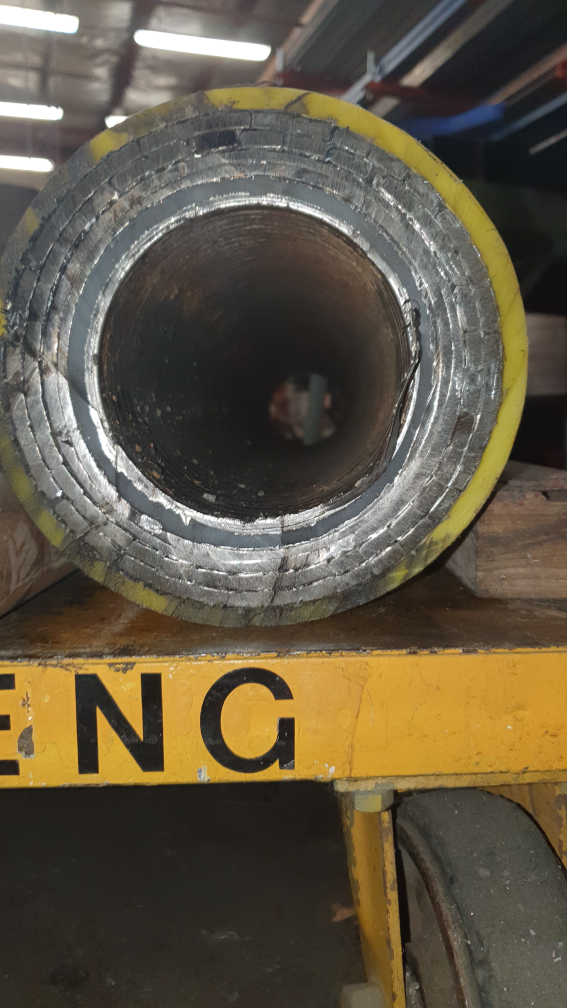
#> input picture archived_experiments/semantic_segmentation/images_to_process/2.jpg, 2268 x 4032 px (shown at 1/4 size); its folder holds only this picture in this run
$ python process_image.py
#> lines starting #> are read from the running program, lines starting #| are printed output that depends on the picture
import cv2
import os
import numpy as np

input_filepath = "images_to_process"
output_filepath = "images"

for img in os.listdir(input_filepath):
    if img.endswith('.jpg') or img.endswith('.png') or img.endswith('.JPG'):
        # Read image
        image = cv2.imread(input_filepath + "/" + img)
#> image is the input picture: shape (4032, 2268, 3); mean B, G, R 68.6, 87, 96.4

        # Crop image to square
        crop_size = min(image.shape[0], image.shape[1])
#> crop_size = 2268
        start_row = (image.shape[0]-crop_size)//2
#> start_row = 882
        end_row = (image.shape[0]-crop_size)//2 + crop_size
#> end_row = 3150
        start_col = (image.shape[1]-crop_size)//2
#> start_col = 0
        end_col = (image.shape[1]-crop_size)//2 + crop_size
#> end_col = 2268
        image = image[start_row:end_row, start_col:end_col]
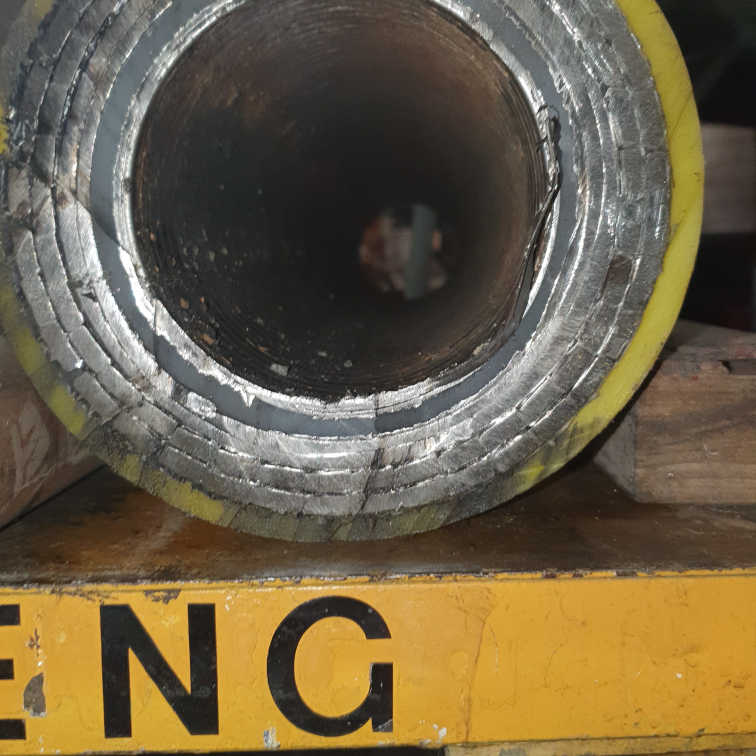
#> image: shape (2268, 2268, 3) (shown at 1/3 size); mean B, G, R 70.5, 96.5, 110

        # Rescale image
        image = cv2.resize(image, (512,512), interpolation=cv2.INTER_CUBIC)
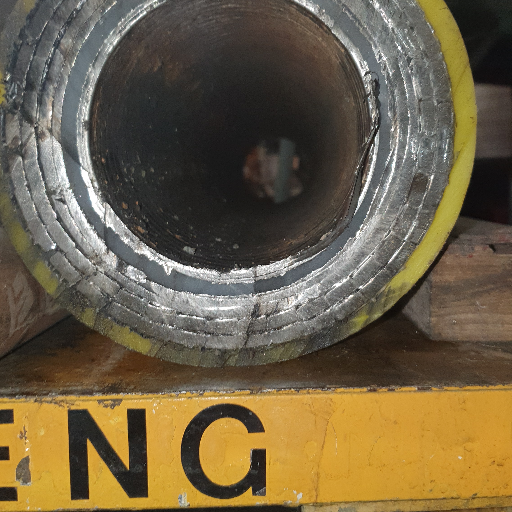
#> image: shape (512, 512, 3); mean B, G, R 70.5, 96.5, 110

        cv2.imwrite(output_filepath+"/"+img, image)

$ run again, on archived_experiments/semantic_segmentation/images_to_process/20220622_114505.jpg
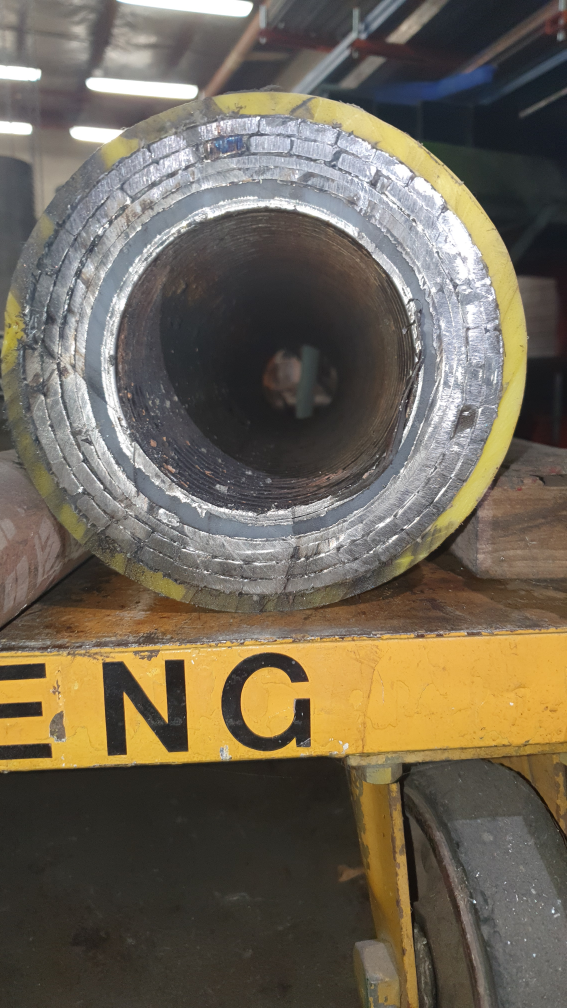
#> input picture archived_experiments/semantic_segmentation/images_to_process/20220622_114505.jpg, 2268 x 4032 px (shown at 1/4 size)
#> image is the input picture: shape (4032, 2268, 3); mean B, G, R 86.8, 102.2, 111.1
#> `image = image[start_row:end_row, start_col:end_col]`:
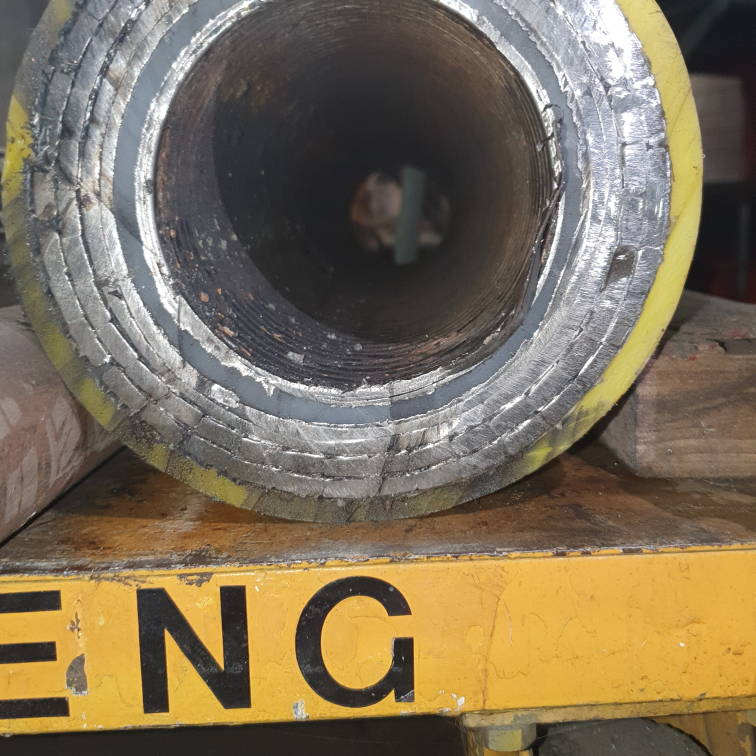
#> image: shape (2268, 2268, 3) (shown at 1/3 size); mean B, G, R 89.4, 112.3, 125.8
#> `image = cv2.resize(image, (512,512), interpolation=cv2.INTER_CUBIC)`:
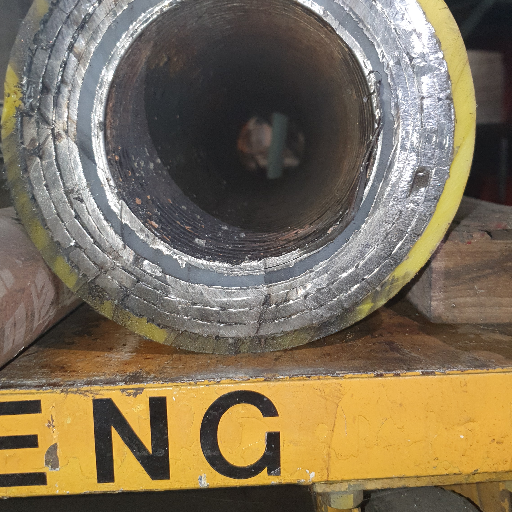
#> image: shape (512, 512, 3); mean B, G, R 89.4, 112.3, 125.8

$ run again, on archived_experiments/semantic_segmentation/images_to_process/3.jpg
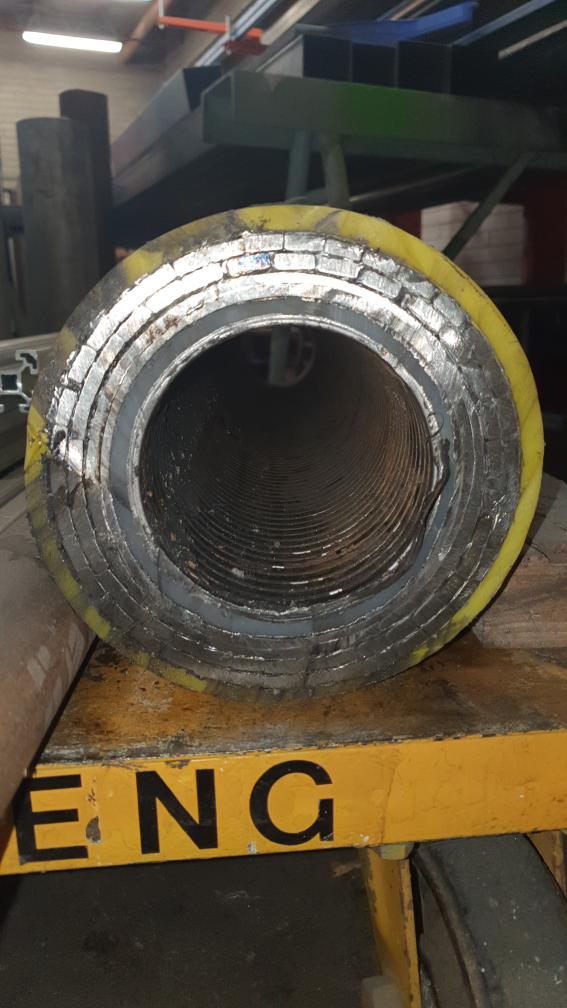
#> input picture archived_experiments/semantic_segmentation/images_to_process/3.jpg, 2268 x 4032 px (shown at 1/4 size)
#> image is the input picture: shape (4032, 2268, 3); mean B, G, R 62.6, 78.4, 86.9
#> `image = image[start_row:end_row, start_col:end_col]`:
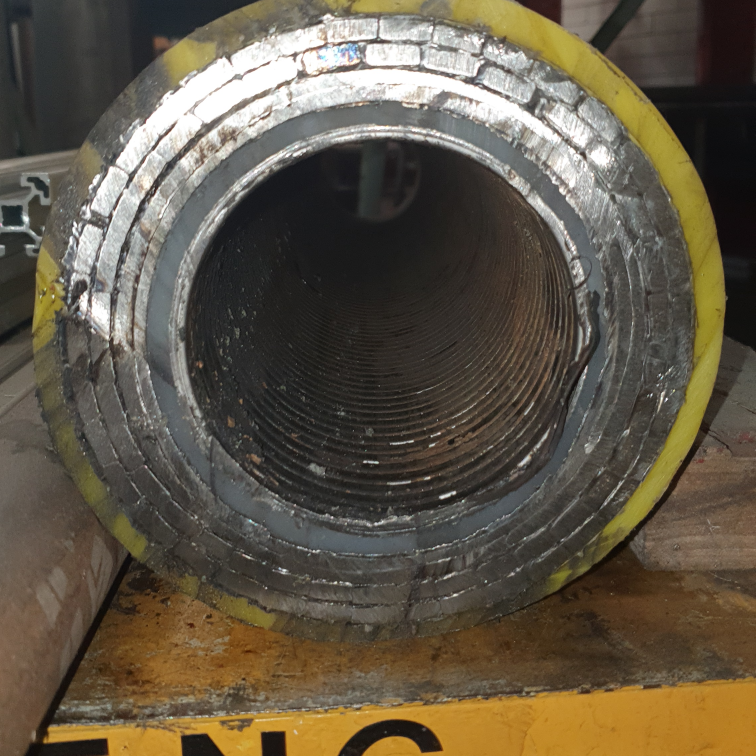
#> image: shape (2268, 2268, 3) (shown at 1/3 size); mean B, G, R 71.4, 87.8, 97.3
#> `image = cv2.resize(image, (512,512), interpolation=cv2.INTER_CUBIC)`:
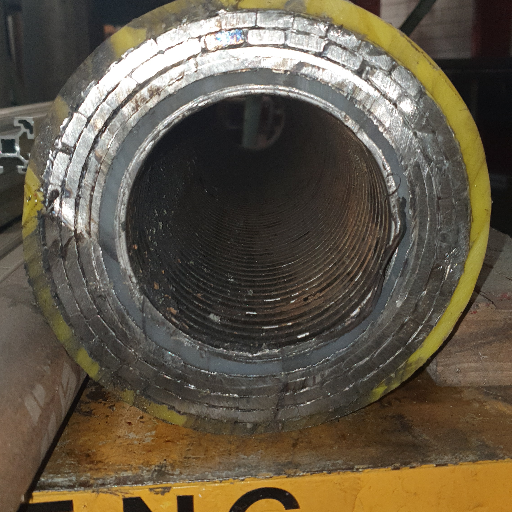
#> image: shape (512, 512, 3); mean B, G, R 71.4, 87.8, 97.3

$ run again, on archived_experiments/semantic_segmentation/images_to_process/p14.jpg
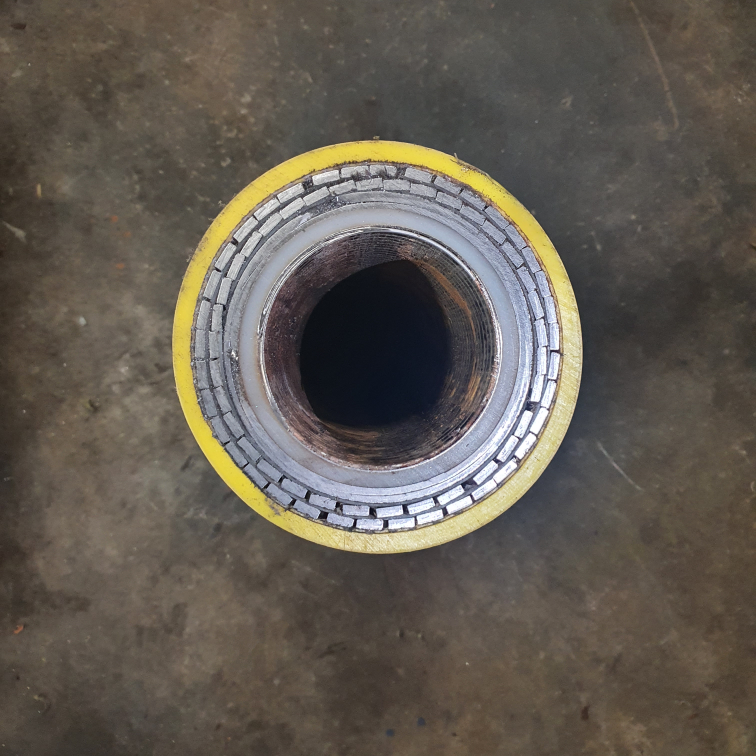
#> input picture archived_experiments/semantic_segmentation/images_to_process/p14.jpg, 3024 x 3024 px (shown at 1/4 size)
#> image is the input picture: shape (3024, 3024, 3); mean B, G, R 81.8, 90.7, 97.5
#> `image = cv2.resize(image, (512,512), interpolation=cv2.INTER_CUBIC)`:
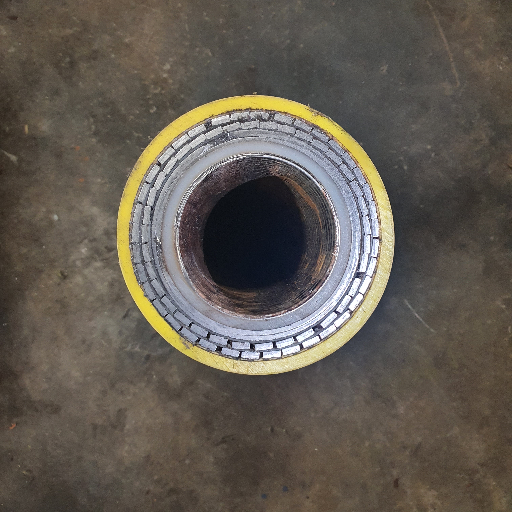
#> image: shape (512, 512, 3); mean B, G, R 81.8, 90.7, 97.6

$ run again, on archived_experiments/semantic_segmentation/images_to_process/20220622_114330.jpg
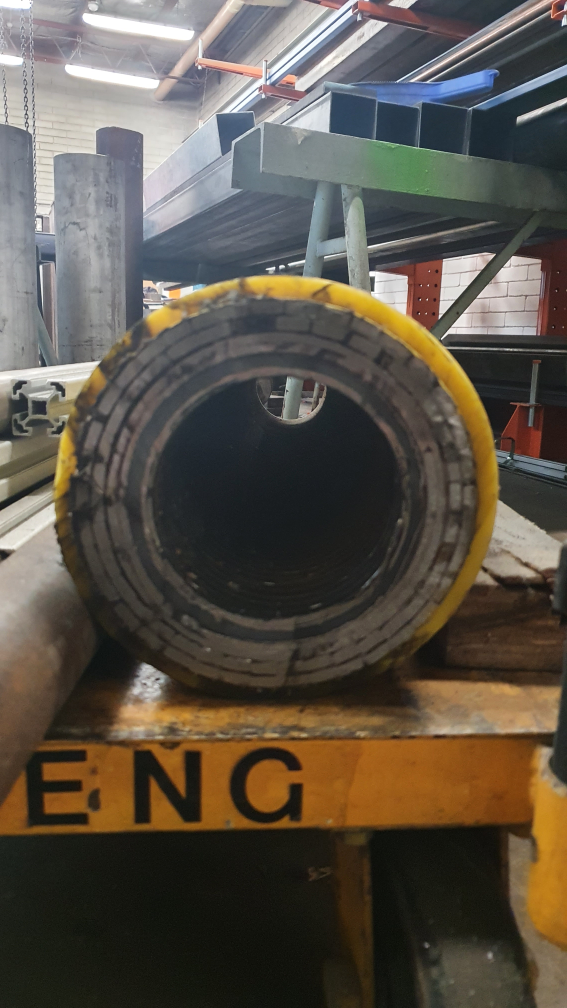
#> input picture archived_experiments/semantic_segmentation/images_to_process/20220622_114330.jpg, 2268 x 4032 px (shown at 1/4 size)
#> image is the input picture: shape (4032, 2268, 3); mean B, G, R 73.2, 83.8, 91.3
#> `image = image[start_row:end_row, start_col:end_col]`:
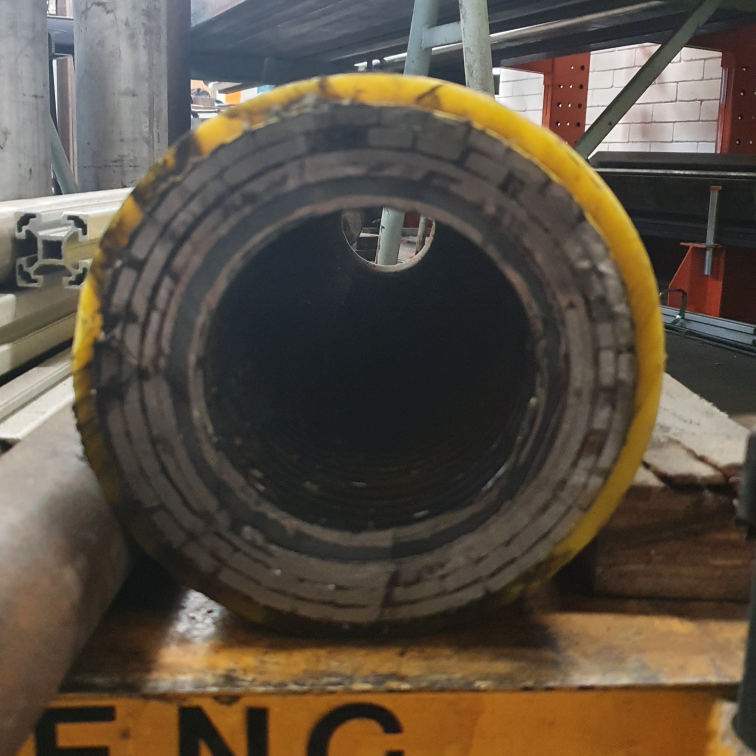
#> image: shape (2268, 2268, 3) (shown at 1/3 size); mean B, G, R 67.6, 80.5, 91
#> `image = cv2.resize(image, (512,512), interpolation=cv2.INTER_CUBIC)`:
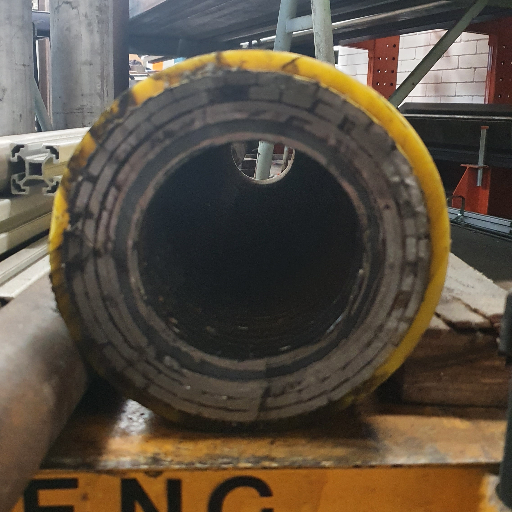
#> image: shape (512, 512, 3); mean B, G, R 67.6, 80.5, 91
